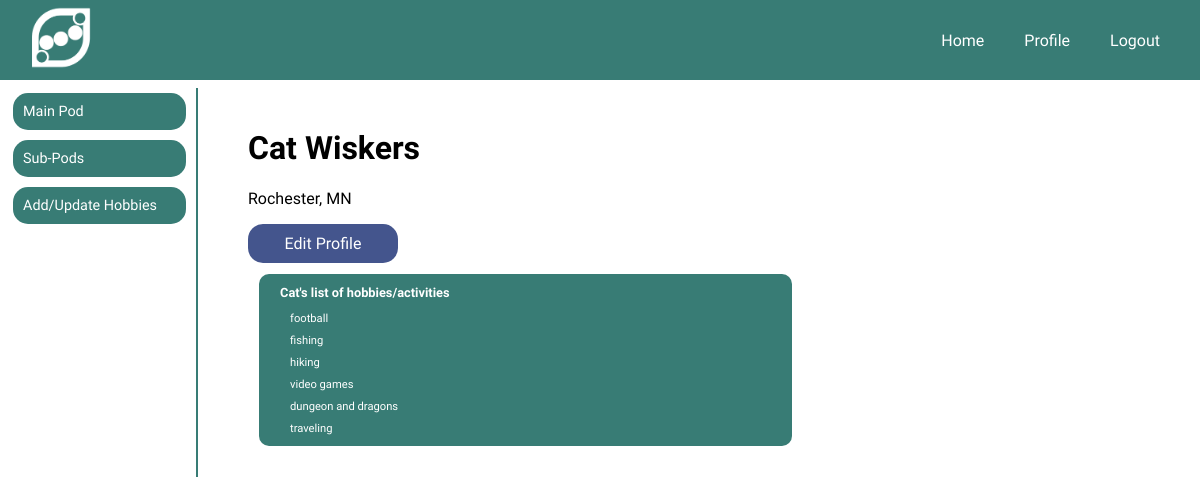
The page /users/profile/1 (signed in) on the database its author committed.
### models.py (models this page shows, shortened)
class User(db.Model):
    __tablename__ = 'users'
    id = db.Column(db.Integer, primary_key=True, autoincrement=True)
    username = db.Column(db.String(20), unique=True, nullable=False)
    password = db.Column(db.Text, nullable=False)
    first_name = db.Column(db.String(50), nullable=False)
    last_name = db.Column(db.String(50), nullable=False)
    email = db.Column(db.Text, nullable=False, unique=True)
    city = db.Column(db.Text, nullable=False)
    state = db.Column(db.Text, nullable=False)
    lat_lng = db.Column(db.Text)
    pods = db.relationship('Pod', secondary="pod_users", backref='user')
    sub_pods = db.relationship('SubPod', secondary="sub_pod_users", backref='user')
    hobbies = db.relationship('Hobby', secondary='user_hobbies', backref='user')
    pod_messages = db.relationship('Message', backref='pod_user')
    sub_pod_messages = db.relationship('Message', backref='sub_pod_user')

class Hobby(db.Model):
    __tablename__ = 'hobbies'
    id = db.Column(db.Integer, primary_key=True, autoincrement=True)
    name = db.Column(db.String(30), nullable=True, unique=True)

### app.py (the view)
@app.route('/users/profile/<int:user_id>')
def user_profile(user_id):
    if not g.user:
        flash("Access unauthorized.", "error")
        return redirect("/")
    user, pod, pod_member = is_pod_member()
    user_profile = User.query.get(user_id)
    current_user_hobbies = user.hobbies
    profile_user_hobbies = user_profile.hobbies
    profile_owner = None
    if user_profile.id == user.id:
        profile_owner = True
    return render_template('/users/user_profile.html',
                           user_profile=user_profile,
                           profile_owner=profile_owner,
                           current_user=user,
                           current_user_hobbies=current_user_hobbies,
                           profile_user_hobbies=profile_user_hobbies
                           )

### app.py (called while the page is built)
def is_pod_member():
    if g.user:
        user = User.query.get(int(session[CURRENT_USER]))
        empty_tupple = (None,None,None)
        if user:
            main_pod = user.pods
            if main_pod:
                main_pod = user.pods[0]
                pod_member = PodUser.query.filter(PodUser.pod_id==main_pod.id, PodUser.user_id==user.id).first()
                if pod_member:
                    return user, main_pod, pod_member
                else:
                    return empty_tupple
            else:
                return empty_tupple

@app.before_request
def add_user_to_g():
    if CURRENT_USER in session:
        g.user = User.query.get(session[CURRENT_USER])
    else:
        g.user = None

### templates/users/user_profile.html (shortened to what this page needs)
{% extends '/users/user_menu.html' %}
{% block dashboard %}
<h1 class="main_title">{{ user_profile.first_name }} {{ user_profile.last_name }}</h1>
<p class="sub_title">{{ user_profile.city }}, {{ user_profile.state }}</p>
{% if profile_owner %}
<a href='/users/edit/{{user_profile.id}}'>
    <div type="button" class="button-info">Edit Profile</div>
</a>
{% endif %}
<div class="half_and_half_split_container">
<div class='all_hobbies_container'>
    <p class="pod_thumbnail_text_title">
        {{ user_profile.first_name }}'s list of hobbies/activities
    </p>
    <ul class="undecorated_list">
        {% for hobby in profile_user_hobbies %}
        <li class="pod_thumbnail_text">
            {{ hobby.name }}
        </li>
        {% endfor %}
    </ul>
</div>
</div>
{% endblock %}

### static/app.css (style rules this page uses)
body { margin: 0px; padding: 0px; font-family: 'Varela Round', sans-serif; }
a { text-decoration: none; }
* { scrollbar-width: thin; scrollbar-color: #387C75 white; }
.half_and_half_split_container { display: grid; grid-template-columns: auto auto; grid-gap: 8px; padding: 8px; }
.all_hobbies_container { white-space: normal; background-color: #387C75; margin: 3px; padding: 5px 5px 5px 15px; border-radius: 10px; color: #fff; }
.button-info { position: relative; width: 150px; background-color: #44558d; color: white; padding: 10px 0px; border: none; border-radius: 15px; text-align: center; font-size: 1rem; }
.pod_thumbnail_text_title { display: inline-block; color: white; font-size: 0.8rem; font-weight: bold; padding: 3px; margin: 3px; }
.pod_thumbnail_text { color: white; font-size: 0.7rem; padding: 3px; margin: 3px; }
.undecorated_list { margin-top: 0px; margin-bottom: 0px; padding: 0px 10px; text-align: left; list-style-type: none; }

### rows shown on the page
User: first_name "Cat", last_name "Wiskers", city "Rochester", state "MN"
Hobby: name "football"
Hobby: name "fishing"
Hobby: name "hiking"
Hobby: name "video games"
Hobby: name "dungeon and dragons"
Hobby: name "traveling"
